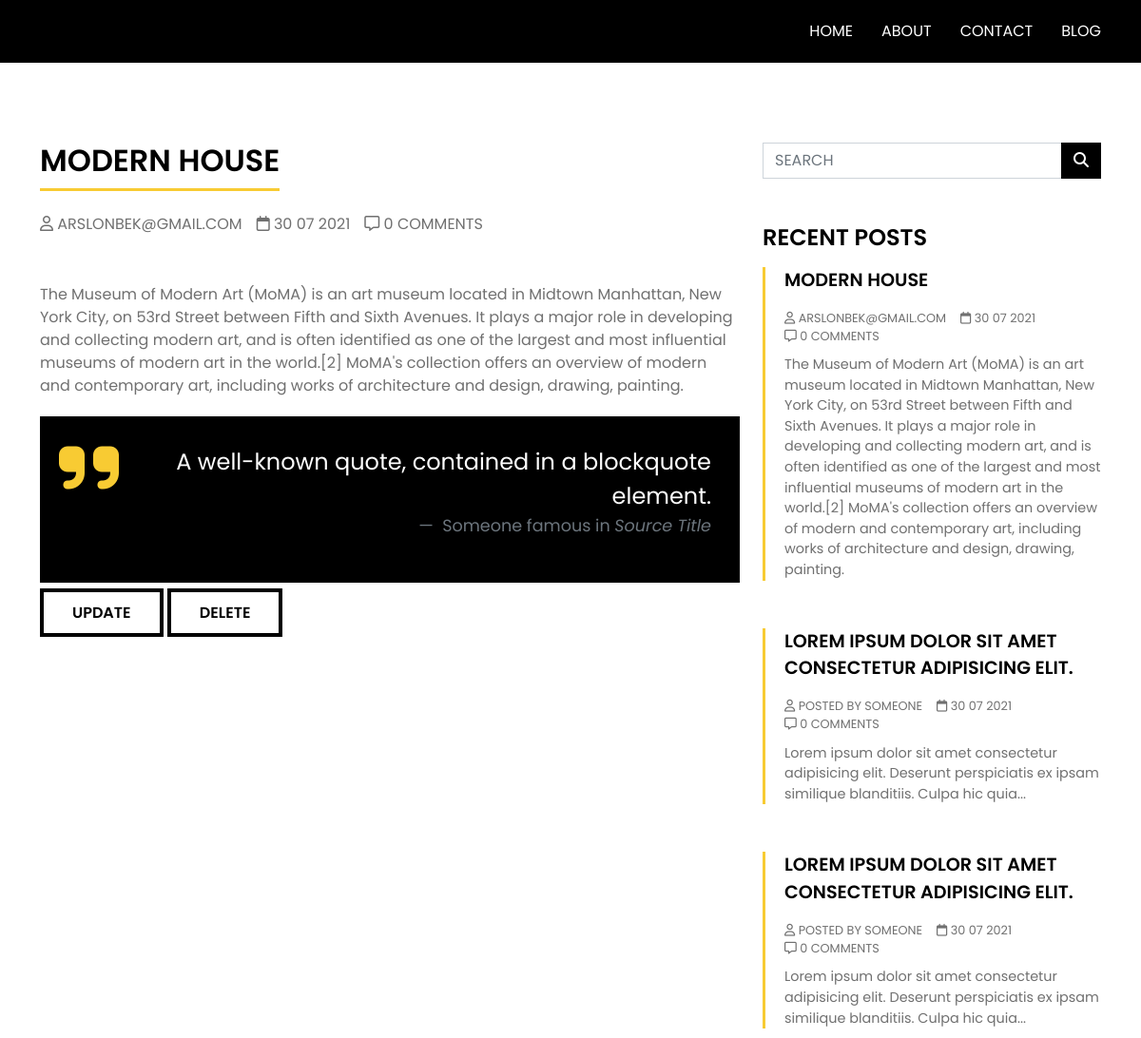
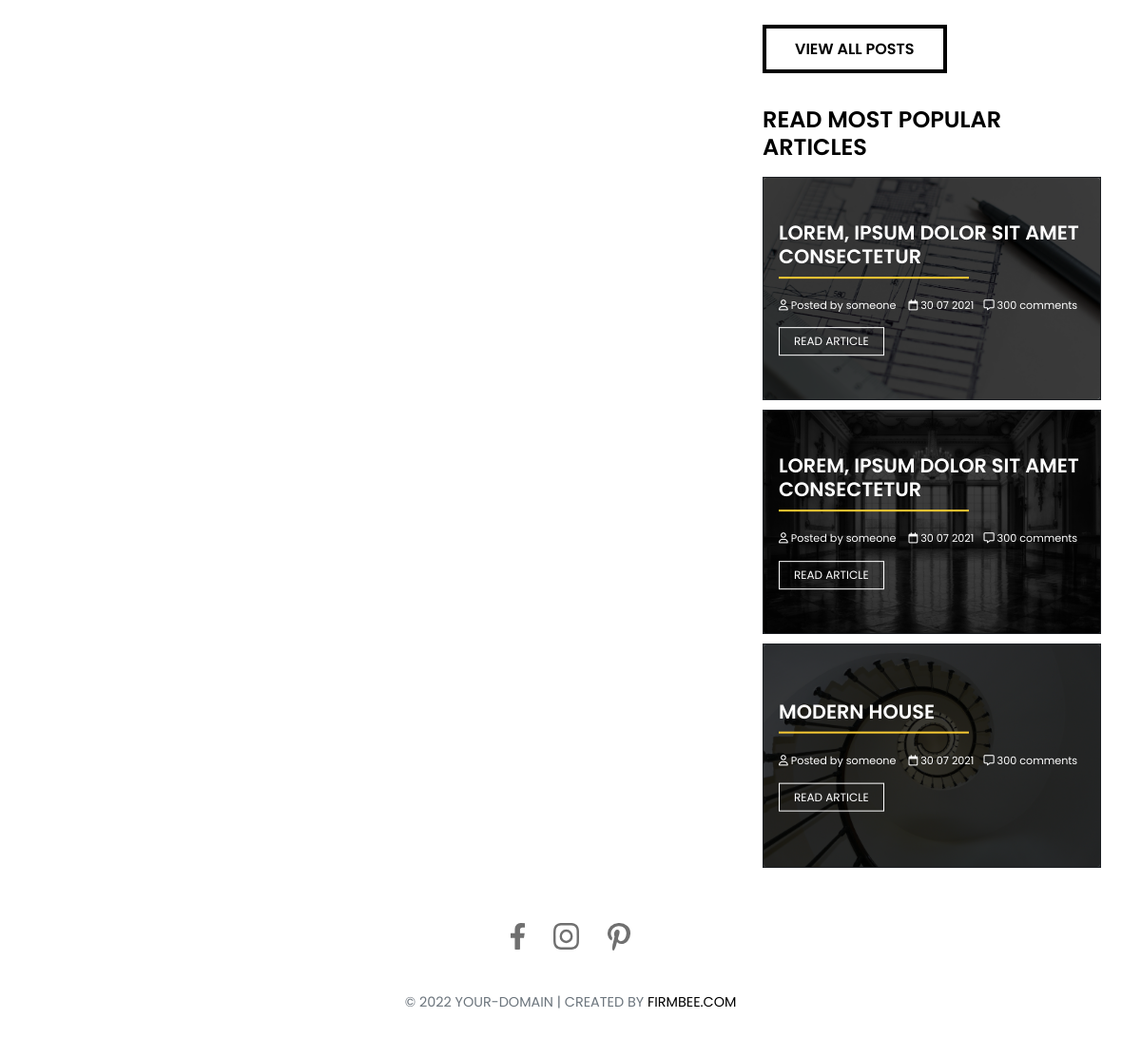
The app's page /single-post/18 with its own data (2 pictures, top to bottom).
### app/models.py (models this page shows, shortened)
class Product(models.Model):
    img = models.ImageField(upload_to='product/')
    title = models.CharField(max_length=155)
    price = models.FloatField()
    text = models.TextField()
    category = models.ForeignKey('app.Category', on_delete=models.CASCADE)
    user = models.ForeignKey('app.User', on_delete=CASCADE)

class User(AbstractUser):
    email = models.EmailField(unique=True)
    username = models.CharField(max_length=155, unique=False)
    phone_number = models.CharField(max_length=13, validators=[integer_validator])
    USERNAME_FIELD = 'email'
    REQUIRED_FIELDS = []
    objects = UserManager()

### app/views.py (the view)
# urls.py: path('single-post/<int:product_id>', single_post,name='single-post'),
def single_post(request, product_id):
    product = Product.objects.filter(id=product_id).first()
    context = {
        'product': product
    }
    return render(request, 'app/single-post.html', context)

### templates/app/single-post.html (shortened to what this page needs)
{% load static %}
<!DOCTYPE html>
<html lang="pl">
<head>
    <link href="https://cdn.jsdelivr.net/npm/bootstrap@5.1.0/dist/css/bootstrap.min.css" rel="stylesheet">
    <link rel="stylesheet" href="{% static 'css/main.css' %}">
</head>
<body data-bs-spy="scroll" data-bs-target="#navbar-example" data-bs-offset="82">
      <header id="home">
        <nav id="#navbar" class="navbar dark dark navbar-expand-lg position-fixed top-0 w-100 py-2">
          <div class="container">
            <div class="collapse navbar-collapse" id="navbarNavAltMarkup">
              <div class="navbar-nav ms-auto">
                <a class="nav-link" href="{% url 'index' %}">home</a>
                <a class="nav-link" href="{% url 'about' %}">about</a>
                <a class="nav-link" href="{% url 'contact' %}">contact</a>
                <a class="nav-link" href="{% url 'blog' %}">Blog</a>
              </div>
            </div>
          </div>
        </nav>
      </header>
      <main>
        <div class="container">
          <div class="row mainmargin">
            <div class="single-post col-md-8">
              <h2 class="underscore">{{ product.title }}</h2>
              <div class="post-meta">
                <span><i class="far fa-user"></i> {{ product.user }}</span><span><i class="far fa-calendar"></i> 30 07 2021</span><span><i class="far fa-comment-alt"></i> 0 comments</span>
              </div>
              <p>{{ product.text }}</p>
              <figure class="quote text-end">
                <blockquote class="blockquote">
                  <p>A well-known quote, contained in a blockquote element.</p>
                </blockquote>
                <figcaption class="blockquote-footer">
                  Someone famous in <cite title="Source Title">Source Title</cite>
                </figcaption>
              </figure>
              <div>
                    <a href="{% url 'update' product.pk %}" class="main-button">Update</a>
                  <a href="{% url 'delete' product.pk %}" class="main-button">Delete</a>
              </div>
            </div>
            <div class="sidebar col-md-4">
              <div class="input-group">
                <div class="form-outline">
                  <input id="search-input" type="search" id="form1" class="form-control" placeholder="search" />
                </div>
                <button id="search-button" type="button" class="btn dark">
                  <i class="fas fa-search"></i>
                </button>
              </div>
              <div class="recent-posts pt-5">
                <h4 class="mb-3">RECENT POSTS</h4>
                <div class="post-item">
                  <a href="{% url 'single-post' product.id %}" class="post-title">{{ product.title }}</a>
                  <div class="post-meta">
                    <span><i class="far fa-user"></i> {{ product.user }}</span><span><i class="far fa-calendar"></i> 30 07 2021</span><span><i class="far fa-comment-alt"></i> 0 comments</span>
                  </div>
                  <p class="post-content">{{ product.text }}</p>
                </div>
                <div class="post-item">
                  <a href="single-post.html" class="post-title">Lorem ipsum dolor sit amet consectetur adipisicing elit.</a>
                  <div class="post-meta">
                    <span><i class="far fa-user"></i> Posted by someone</span><span><i class="far fa-calendar"></i> 30 07 2021</span><span><i class="far fa-comment-alt"></i> 0 comments</span>
                  </div>
                  <p class="post-content">Lorem ipsum dolor sit amet consectetur adipisicing elit. Deserunt perspiciatis ex ipsam similique blanditiis. Culpa hic quia...</p>
                </div>
                <div class="post-item">
                  <a href="single-post.html" class="post-title">Lorem ipsum dolor sit amet consectetur adipisicing elit.</a>
                  <div class="post-meta">
                    <span><i class="far fa-user"></i> Posted by someone</span><span><i class="far fa-calendar"></i> 30 07 2021</span><span><i class="far fa-comment-alt"></i> 0 comments</span>
                  </div>
                  <p class="post-content">Lorem ipsum dolor sit amet consectetur adipisicing elit. Deserunt perspiciatis ex ipsam similique blanditiis. Culpa hic quia...</p>
                </div>
                <a class="main-button">View all posts</a>
                <div class="popular pt-5">
                  <h4 class="mb-3">READ MOST POPULAR ARTICLES</h4>
                  <div class="card bg-dark text-white">
                    <img src="{% static 'img/architecture-1857175_1920.jpg' %}" class="card-img" alt="...">
                    <div class="card-img-overlay p-3">
                      <div class="text-overlay">
                      <h5 class="card-title text-uppercase">Lorem, ipsum dolor sit amet consectetur </h5>
                      <div class="line"></div>
                      <div class="card-text article-meta">
                        <span><i class="far fa-user"></i> Posted by someone </span><span><i class="far fa-calendar"></i> 30 07 2021</span><span><i class="far fa-comment-alt"></i> 300 comments</span>
                      </div>
                      <button class="card-button">Read article</button>
                      </div>
                    </div>
                  </div>
                  <div class="card bg-dark text-white">
                    <img src="{% static 'img/castle-1998435_1920.jpg' %}" class="card-img" alt="...">
                    <div class="card-img-overlay p-3">
                      <div class="text-overlay">
                      <h5 class="card-title text-uppercase">Lorem, ipsum dolor sit amet consectetur </h5>
                      <div class="line"></div>
                      <div class="card-text article-meta">
                        <span><i class="far fa-user"></i> Posted by someone </span><span><i class="far fa-calendar"></i> 30 07 2021</span><span><i class="far fa-comment-alt"></i> 300 comments</span>
                      </div>
                      <button class="card-button">Read article</button>
                      </div>
                    </div>
                  </div>
                  <div class="card bg-dark text-white">
                    <img src="{% static 'img/staircase-274614_1920.jpg' %}" class="card-img" alt="...">
                    <div class="card-img-overlay p-3">
                      <div class="text-overlay">
                      <h5 class="card-title text-uppercase">{{ product.title }}</h5>
                      <div class="line"></div>
                      <div class="card-text article-meta">
                        <span><i class="far fa-user"></i> Posted by someone </span><span><i class="far fa-calendar"></i> 30 07 2021</span><span><i class="far fa-comment-alt"></i> 300 comments</span>
                      </div>
                      <button class="card-button">Read article</button>
                      </div>
                    </div>
                  </div>
                </div>
            </div>
            </div>
          </div>
        </div>
      </main>
      <footer class="text-center text-uppercase py-5">
        <div class="footer-icons ">
          <a href=""><img src="{% static 'img/facebook-footer.svg' %}" alt=""></a>
          <a href=""><img src="{% static 'img/instagramm-footer.svg' %}" alt=""></a>
          <a href=""><img src="{% static 'img/pinterest-footer.svg' %}" alt=""></a>
        </div>
        <div class="copyright pt-4 text-muted text-center">
          <p>&copy; 2022 YOUR-DOMAIN | Created by <a href="https://firmbee.com/solutions/free-invoicing-app-billing-software/" title="Firmbee - Free Invoicing App" target="_blank">Firmbee.com</a> </p>
      </div>
      </footer>
</body>
</html>

### app/static/css/main.css (style rules this page uses)
*, *::after, *::before { -webkit-box-sizing: border-box; box-sizing: border-box; margin: 0; padding: 0; }
html { scroll-padding-top: 82px; }
body { position: relative; font-family: 'Poppins', sans-serif; color: #707070; }
h2, h3, h4, h5 { color: black; text-transform: uppercase; font-weight: 600; }
.post-meta { color: #707070; text-transform: uppercase; padding: 15px 0px 10px; }
.underscore { display: inline-block; border-bottom: 3px solid #f8cb33; padding-bottom: 10px; }
textarea[type="text"], input[type="text"], input[type="password"], input[type="datetime"], input[type="datetime-local"], input[type="date"], input[type="month"], input[type="time"], input[type="week"], input[type="number"], input[type="email*"], input[type="url"], input[type="search"], input[type="tel"], input[type="color"], label { text-transform: uppercase; border-radius: 0px; }
.main-button { text-decoration: none; color: black; background-color: white; padding: 10px 30px; border: 4px solid black; text-transform: uppercase; font-weight: 600; margin-top: 50px; }
.card-button { text-decoration: none; padding: 5px 15px; background-color: transparent; color: white; text-transform: uppercase; font-size: 12px; border: 1px solid white; }
.mainmargin { margin-top: 150px; }
.quote { padding: 30px; background-color: black; color: white; margin: 20px 0px; position: relative; }
.quote .blockquote { font-size: 1.5em; width: 85%; margin-left: auto; }
.quote .blockquote::before { position: absolute; top: 0; left: 20px; font-family: 'Font Awesome 5 Free'; font-weight: 900; content: "\f10e"; color: #f8cb33; padding-right: 10px; font-size: 3em; }
.quote .blockquote-footer { font-size: 1.1em; }
nav { z-index: 2; text-transform: uppercase; }
nav a, nav .nav-link { color: white; position: relative; padding: 10px 0px !important; }
.dark { background-color: black; color: white; }
.post-meta span { margin-right: 15px; }
.sidebar .input-group { position: relative; }
.sidebar .input-group .form-outline { width: 100%; }
.sidebar .input-group .form-outline #search-input { border-radius: 0px; }
.sidebar .input-group #search-button { position: absolute; top: 0; right: 0; border-radius: 0px; }
.sidebar .recent-posts .post-item { margin-bottom: 50px; padding-left: 20px; border-left: 3px solid #f8cb33; }
.sidebar .recent-posts .post-item .post-title { display: inline-block; text-decoration: none; color: black; font-size: 1.2em; font-weight: 600; text-transform: uppercase; }
.sidebar .recent-posts .post-item .post-meta { font-size: 0.8em; }
.sidebar .recent-posts .post-item .post-meta span { white-space: nowrap; }
.sidebar .recent-posts .post-item .post-content { font-size: 0.9em; }
.sidebar .popular .card { border-radius: 0px; margin-bottom: 10px; }
.sidebar .popular .card-img-overlay { background-color: rgba(0, 0, 0, 0.76); }
.sidebar .popular .card-img-overlay .text-overlay { top: 50%; position: absolute; -webkit-transform: translateY(-50%); transform: translateY(-50%); }
.sidebar .popular .card-img-overlay .card-text { font-size: 9px; }
.sidebar .popular .card-img-overlay .card-title { color: white; font-size: 14px; }
.sidebar .popular .card-img-overlay .line { width: 200px; height: 2px; background-color: #f8cb33; margin-top: 5px; margin-bottom: 5px; }
.sidebar .popular .card-img-overlay .article-meta { padding: 5px 0; }
.sidebar .popular .card-img-overlay .article-meta span { padding-right: 10px; }
footer .footer-icons { display: -webkit-box; display: -ms-flexbox; display: flex; -webkit-box-pack: center; -ms-flex-pack: center; justify-content: center; gap: 30px; }
footer p { margin-top: 20px; }
footer .copyright p { font-size: 0.9rem; }
footer .copyright p a { text-decoration: none; color: black; }
@media (min-width: 768px) and (min-width: 992px) { .nav-link { margin-left: 30px; } }
@media (min-width: 1200px) { .sidebar .popular .card-img-overlay .card-text { font-size: 0.7em; } }
@media (min-width: 1200px) { .sidebar .popular .card-img-overlay .card-title { color: white; font-size: 1.3em; } }
@media (min-width: 1200px) { .sidebar .popular .card-img-overlay .article-meta { padding: 15px 0; } }
@media (min-width: 1200px) { .sidebar .popular .card-img-overlay .article-meta span { padding-right: 10px; } }

### records on screen
Product: title "MODERN HOUSE", user "ARSLONBEK@GMAIL.COM", text "The Museum of Modern Art (MoMA) is an art museum located in Midtown Manhattan, New York City, on 53rd Street between Fifth and Sixth Avenues. It plays a major role in developing and collecting modern art, and is often identified as one of the largest and most influential museums of modern art in the world.[2] MoMA's collection offers an overview of modern and contemporary art, including works of architecture and design, drawing, painting."
